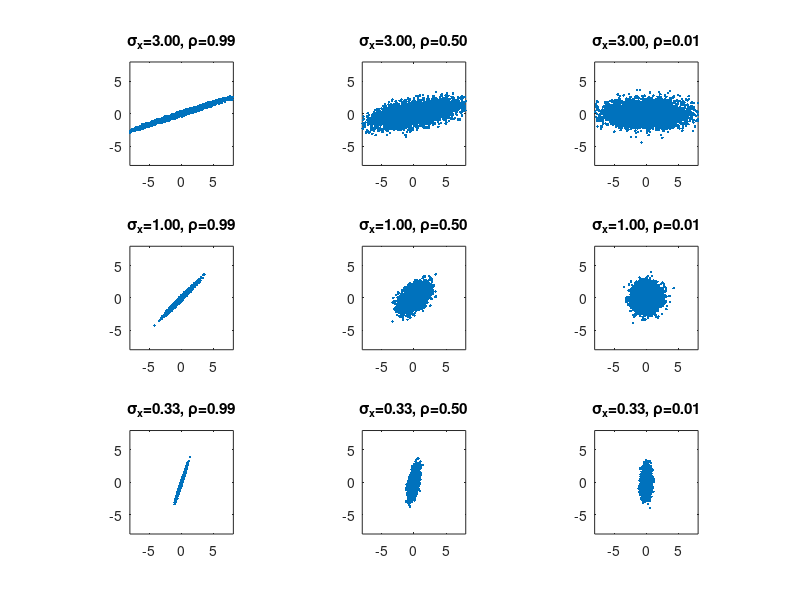

This figure's MATLAB source:
figure(1);clf
%rhos=[0.99 0.9 0.8   0.7 0.5 0.3  0.2 0.1 0.01];
rhos=repmat([0.99 0.5 0.01]',1, 3); rhos=rhos(:)';
sy = 1;f =3;
sxx = [f*sy f*sy f*sy    sy sy sy    sy/f sy/f sy/f];
for i=1:length(rhos)
  rho = rhos(i);
  %sx = 1; sy = 3;
  %sx = 3; sy = 1;
  %sx = 1; sy = 1;
  sx = sxx(i);
  S = [sx^2 sx*sy*rho; sx*sy*rho sy^2];
  x = mvnrnd([0 0],S,5000);
  subplot(3,3,i)
  plot(x(:,1), x(:,2), '.');
  %title(sprintf('%s=%3.2f%s, %s=%3.2f', '\sigma_x', sx, '\sigma_y', '\rho', rho))
  title(sprintf('%s=%3.2f, %s=%3.2f', '\sigma_x', sx, '\rho', rho))
  axis([-8 8 -8 8])
  axis equal
  %axis off
end

  
